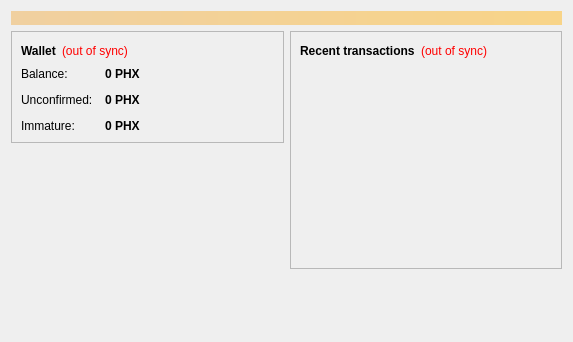
<?xml version="1.0" encoding="UTF-8"?>
<ui version="4.0">
 <class>OverviewPage</class>
 <widget class="QWidget" name="OverviewPage">
  <property name="geometry">
   <rect>
    <x>0</x>
    <y>0</y>
    <width>573</width>
    <height>342</height>
   </rect>
  </property>
  <property name="windowTitle">
   <string>Form</string>
  </property>
  <layout class="QVBoxLayout" name="topLayout">
   <item>
    <widget class="QLabel" name="labelAlerts">
     <property name="visible">
      <bool>false</bool>
     </property>
     <property name="styleSheet">
      <string notr="true">background-color: qlineargradient(x1: 0, y1: 0, x2: 1, y2: 0, stop:0 #F0D0A0, stop:1 #F8D488); color:#000000;</string>
     </property>
     <property name="wordWrap">
      <bool>true</bool>
     </property>
     <property name="margin">
      <number>3</number>
     </property>
    </widget>
   </item>
   <item>
    <layout class="QHBoxLayout" name="horizontalLayout" stretch="1,1">
     <item>
      <layout class="QVBoxLayout" name="verticalLayout_2">
       <item>
        <widget class="QFrame" name="frame">
         <property name="frameShape">
          <enum>QFrame::StyledPanel</enum>
         </property>
         <property name="frameShadow">
          <enum>QFrame::Raised</enum>
         </property>
         <layout class="QVBoxLayout" name="verticalLayout_4">
          <item>
           <layout class="QHBoxLayout" name="horizontalLayout_4">
            <item>
             <widget class="QLabel" name="label_5">
              <property name="font">
               <font>
                <weight>75</weight>
                <bold>true</bold>
               </font>
              </property>
              <property name="text">
               <string>Wallet</string>
              </property>
             </widget>
            </item>
            <item>
             <widget class="QLabel" name="labelWalletStatus">
              <property name="toolTip">
               <string>The displayed information may be out of date. Your wallet automatically synchronizes with the Phoenixconnect network after a connection is established, but this process has not completed yet.</string>
              </property>
              <property name="styleSheet">
               <string notr="true">QLabel { color: red; }</string>
              </property>
              <property name="text">
               <string notr="true">(out of sync)</string>
              </property>
              <property name="alignment">
               <set>Qt::AlignLeading|Qt::AlignLeft|Qt::AlignVCenter</set>
              </property>
             </widget>
            </item>
            <item>
             <spacer name="horizontalSpacer_2">
              <property name="orientation">
               <enum>Qt::Horizontal</enum>
              </property>
              <property name="sizeHint" stdset="0">
               <size>
                <width>40</width>
                <height>20</height>
               </size>
              </property>
             </spacer>
            </item>
           </layout>
          </item>
          <item>
           <layout class="QFormLayout" name="formLayout_2">
            <property name="fieldGrowthPolicy">
             <enum>QFormLayout::AllNonFixedFieldsGrow</enum>
            </property>
            <property name="horizontalSpacing">
             <number>12</number>
            </property>
            <property name="verticalSpacing">
             <number>12</number>
            </property>
            <item row="0" column="0">
             <widget class="QLabel" name="label">
              <property name="text">
               <string>Balance:</string>
              </property>
             </widget>
            </item>
            <item row="0" column="1">
             <widget class="QLabel" name="labelBalance">
              <property name="font">
               <font>
                <weight>75</weight>
                <bold>true</bold>
               </font>
              </property>
              <property name="cursor">
               <cursorShape>IBeamCursor</cursorShape>
              </property>
              <property name="toolTip">
               <string>Your current balance</string>
              </property>
              <property name="text">
               <string notr="true">0 PHX</string>
              </property>
              <property name="textInteractionFlags">
               <set>Qt::LinksAccessibleByMouse|Qt::TextSelectableByKeyboard|Qt::TextSelectableByMouse</set>
              </property>
             </widget>
            </item>
            <item row="1" column="0">
             <widget class="QLabel" name="label_3">
              <property name="text">
               <string>Unconfirmed:</string>
              </property>
             </widget>
            </item>
            <item row="1" column="1">
             <widget class="QLabel" name="labelUnconfirmed">
              <property name="font">
               <font>
                <weight>75</weight>
                <bold>true</bold>
               </font>
              </property>
              <property name="cursor">
               <cursorShape>IBeamCursor</cursorShape>
              </property>
              <property name="toolTip">
               <string>Total of transactions that have yet to be confirmed, and do not yet count toward the current balance</string>
              </property>
              <property name="text">
               <string notr="true">0 PHX</string>
              </property>
              <property name="textInteractionFlags">
               <set>Qt::LinksAccessibleByMouse|Qt::TextSelectableByKeyboard|Qt::TextSelectableByMouse</set>
              </property>
             </widget>
            </item>
            <item row="2" column="0">
             <widget class="QLabel" name="labelImmatureText">
              <property name="text">
               <string>Immature:</string>
              </property>
             </widget>
            </item>
            <item row="2" column="1">
             <widget class="QLabel" name="labelImmature">
              <property name="font">
               <font>
                <weight>75</weight>
                <bold>true</bold>
               </font>
              </property>
              <property name="toolTip">
               <string>Mined balance that has not yet matured</string>
              </property>
              <property name="text">
               <string notr="true">0 PHX</string>
              </property>
              <property name="textInteractionFlags">
               <set>Qt::LinksAccessibleByMouse|Qt::TextSelectableByKeyboard|Qt::TextSelectableByMouse</set>
              </property>
             </widget>
            </item>
           </layout>
          </item>
         </layout>
        </widget>
       </item>
       <item>
        <spacer name="verticalSpacer">
         <property name="orientation">
          <enum>Qt::Vertical</enum>
         </property>
         <property name="sizeHint" stdset="0">
          <size>
           <width>20</width>
           <height>40</height>
          </size>
         </property>
        </spacer>
       </item>
      </layout>
     </item>
     <item>
      <layout class="QVBoxLayout" name="verticalLayout_3">
       <item>
        <widget class="QFrame" name="frame_2">
         <property name="frameShape">
          <enum>QFrame::StyledPanel</enum>
         </property>
         <property name="frameShadow">
          <enum>QFrame::Raised</enum>
         </property>
         <layout class="QVBoxLayout" name="verticalLayout">
          <item>
           <layout class="QHBoxLayout" name="horizontalLayout_2">
            <item>
             <widget class="QLabel" name="label_4">
              <property name="text">
               <string>&lt;b&gt;Recent transactions&lt;/b&gt;</string>
              </property>
             </widget>
            </item>
            <item>
             <widget class="QLabel" name="labelTransactionsStatus">
              <property name="toolTip">
               <string>The displayed information may be out of date. Your wallet automatically synchronizes with the Phoenixconnect network after a connection is established, but this process has not completed yet.</string>
              </property>
              <property name="styleSheet">
               <string notr="true">QLabel { color: red; }</string>
              </property>
              <property name="text">
               <string notr="true">(out of sync)</string>
              </property>
              <property name="alignment">
               <set>Qt::AlignRight|Qt::AlignTrailing|Qt::AlignVCenter</set>
              </property>
             </widget>
            </item>
            <item>
             <spacer name="horizontalSpacer">
              <property name="orientation">
               <enum>Qt::Horizontal</enum>
              </property>
              <property name="sizeHint" stdset="0">
               <size>
                <width>40</width>
                <height>20</height>
               </size>
              </property>
             </spacer>
            </item>
           </layout>
          </item>
          <item>
           <widget class="QListView" name="listTransactions">
            <property name="styleSheet">
             <string notr="true">QListView { background: transparent; }</string>
            </property>
            <property name="frameShape">
             <enum>QFrame::NoFrame</enum>
            </property>
            <property name="verticalScrollBarPolicy">
             <enum>Qt::ScrollBarAlwaysOff</enum>
            </property>
            <property name="horizontalScrollBarPolicy">
             <enum>Qt::ScrollBarAlwaysOff</enum>
            </property>
            <property name="selectionMode">
             <enum>QAbstractItemView::NoSelection</enum>
            </property>
           </widget>
          </item>
         </layout>
        </widget>
       </item>
       <item>
        <spacer name="verticalSpacer_2">
         <property name="orientation">
          <enum>Qt::Vertical</enum>
         </property>
         <property name="sizeHint" stdset="0">
          <size>
           <width>20</width>
           <height>40</height>
          </size>
         </property>
        </spacer>
       </item>
      </layout>
     </item>
    </layout>
   </item>
  </layout>
 </widget>
 <resources/>
 <connections/>
</ui>
